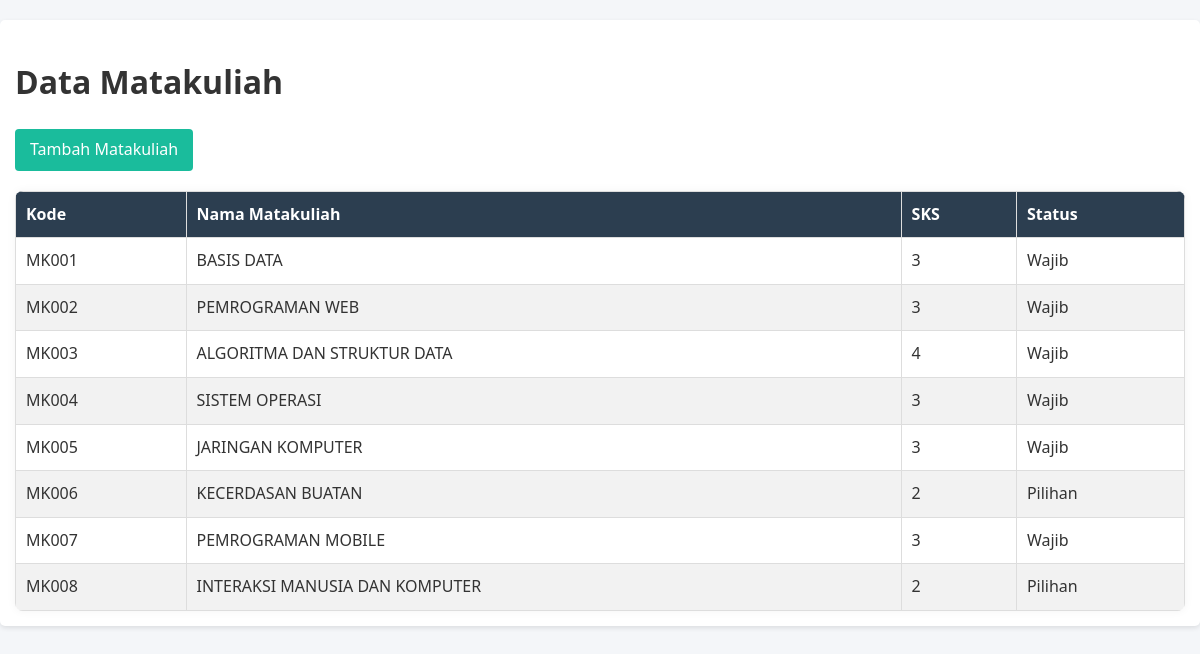
Screenshot of /data_akademik/lihat/datamatakuliah.php with the database file from the repository.
### tables this page shows
CREATE TABLE `matakuliah` (
  `kd_mk` varchar(10) NOT NULL,
  `nama` varchar(100) DEFAULT NULL,
  `sks` int(11) DEFAULT NULL
);

### data_akademik/lihat/datamatakuliah.php (the view, shortened to what this page needs)
<?php
include '../includes/db_connect.php';
?>
<!DOCTYPE html>
<html lang="en">
<head>
    <link rel="stylesheet" href="css/style.css">
</head>
<body>
    <div class="data-section">
        <h1>Data Matakuliah</h1>
        <a href="../insert/matakuliah.php" class="btn">Tambah Matakuliah</a>
        <table>
            <thead>
                <tr>
                    <th>Kode</th>
                    <th>Nama Matakuliah</th>
                    <th>SKS</th>
                    <th>Status</th>
                </tr>
            </thead>
            <tbody>
                <?php
                $sql = "SELECT *, IF(sks > 2, 'Wajib', 'Pilihan') AS status FROM Matakuliah";
                $result = $conn->query($sql);
                while($row = $result->fetch_assoc()) {
                    echo "<tr>
                        <td>".$row['kd_mk']."</td>
                        <td>".strtoupper($row['nama'])."</td>
                        <td>".$row['sks']."</td>
                        <td>".$row['status']."</td>
                    </tr>";
                }
                ?>
            </tbody>
        </table>
    </div>
</body>
</html>

### data_akademik/css/style.css (style rules this page uses)
body { font-family: 'Segoe UI', Tahoma, Geneva, Verdana, sans-serif; line-height: 1.6; margin: 0; padding: 0; background-color: #f4f6f9; color: #333; }
table { width: 100%; border-collapse: collapse; margin-top: 2rem; border-radius: 8px; overflow: hidden; box-shadow: 0 0 10px rgba(0,0,0,0.05); }
th, td { padding: 12px 16px; text-align: left; border-bottom: 1px solid #ddd; }
th { background-color: #34495e; color: white; font-weight: 600; }
tr:nth-child(even) { background-color: #f9f9f9; }
.btn, button { display: inline-block; background: #3498db; color: #fff; padding: 0.6rem 1.2rem; border: none; border-radius: 6px; text-decoration: none; font-size: 1rem; cursor: pointer; transition: background 0.3s ease; }

### data_akademik/lihat/datamatakuliah.php (style rules this page uses)
.data-section { margin: 20px 0; padding: 15px; background: white; border-radius: 5px; box-shadow: 0 2px 5px rgba(0,0,0,0.1); }
table { width: 100%; border-collapse: collapse; margin-top: 10px; }
th, td { padding: 10px; border: 1px solid #ddd; text-align: left; }
th { background-color: #2c3e50; color: white; }
tr:nth-child(even) { background-color: #f2f2f2; }
.btn { display: inline-block; padding: 8px 15px; background: #1abc9c; color: white; text-decoration: none; border-radius: 4px; margin-bottom: 10px; }

### rows the page displays
matakuliah: kd_mk "MK001", nama "BASIS DATA", sks "3", status "Wajib"
matakuliah: kd_mk "MK002", nama "PEMROGRAMAN WEB", sks "3", status "Wajib"
matakuliah: kd_mk "MK003", nama "ALGORITMA DAN STRUKTUR DATA", sks "4", status "Wajib"
matakuliah: kd_mk "MK004", nama "SISTEM OPERASI", sks "3", status "Wajib"
matakuliah: kd_mk "MK005", nama "JARINGAN KOMPUTER", sks "3", status "Wajib"
matakuliah: kd_mk "MK006", nama "KECERDASAN BUATAN", sks "2", status "Pilihan"
matakuliah: kd_mk "MK007", nama "PEMROGRAMAN MOBILE", sks "3", status "Wajib"
matakuliah: kd_mk "MK008", nama "INTERAKSI MANUSIA DAN KOMPUTER", sks "2", status "Pilihan"
